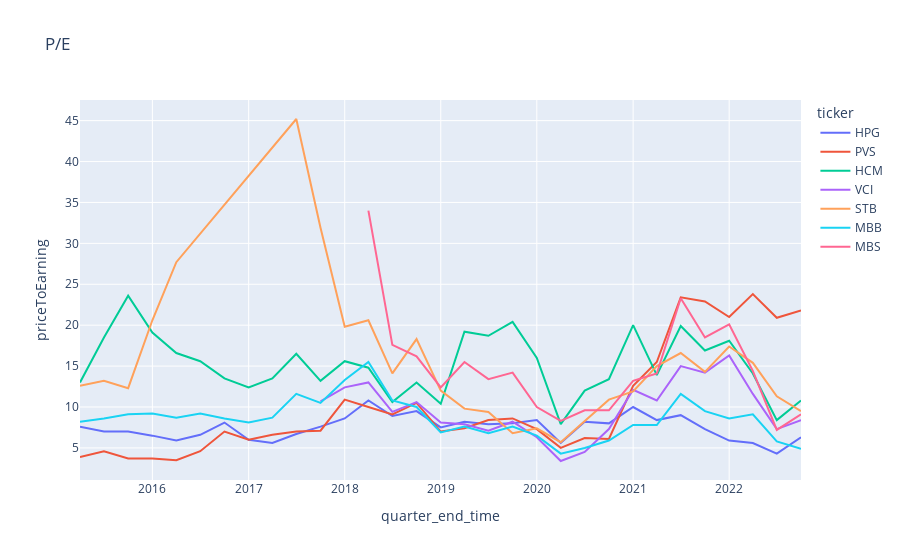

The cell this chart's notebook holds for it:
### Markdown cell above
## P/E

### Code cell
import seaborn as sns
import plotly.express as px

fig = px.line(
    balancesheet_financialratio_incomestatement_per_group[
        (balancesheet_financialratio_incomestatement_per_group["priceToEarning"] >= -10)
        & (balancesheet_financialratio_incomestatement_per_group["priceToEarning"] <= 50)
    ],
    x="quarter_end_time",
    y="priceToEarning",
    color="ticker",
    title="P/E",
)
fig.show()
